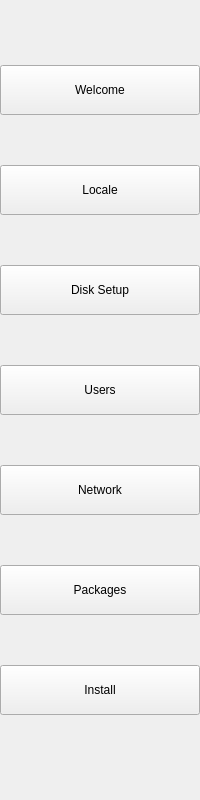
<?xml version="1.0" encoding="utf-8"?>
<ui version="4.0">
    <class>Nav</class>
    <widget class="QWidget" name="Nav">
        <property name="geometry">
            <rect>
                <x>100</x>
                <y>100</y>
                <width>200</width>
                <height>800</height>
            </rect>
        </property>
        <widget class="QFrame" name="navFrame">
            <widget class="QPushButton" name="welcome">
                <property name="text">
                    <string>Welcome</string>
                </property>
                <property name="geometry">
                    <rect>
                        <x>0</x>    
                        <y>65</y>   
                        <width>200</width>  
                        <height>50</height> 
                    </rect>
                </property>
            </widget>
            <widget class="QPushButton" name="locale">
                <property name="text">
                    <string>Locale</string>
                </property>
                <property name="geometry">
                    <rect>
                        <x>0</x>    
                        <y>165</y>   
                        <width>200</width>  
                        <height>50</height> 
                    </rect>
                </property>
            </widget>
            <widget class="QPushButton" name="diskSetup">
                <property name="text">
                    <string>Disk Setup</string>
                </property>
                <property name="geometry">
                    <rect>
                        <x>0</x>    
                        <y>265</y>   
                        <width>200</width>  
                        <height>50</height> 
                    </rect>
                </property>
            </widget>
            <widget class="QPushButton" name="users">
                <property name="text">
                    <string>Users</string>
                </property>
                <property name="geometry">
                    <rect>
                        <x>0</x>    
                        <y>365</y>   
                        <width>200</width>  
                        <height>50</height> 
                    </rect>
                </property>
            </widget>
            <widget class="QPushButton" name="network">
                <property name="text">
                    <string>Network</string>
                </property>
                <property name="geometry">
                    <rect>
                        <x>0</x>    
                        <y>465</y>   
                        <width>200</width>  
                        <height>50</height> 
                    </rect>
                </property>
            </widget>
            <widget class="QPushButton" name="packages">
                <property name="text">
                    <string>Packages</string>
                </property>
                <property name="geometry">
                    <rect>
                        <x>0</x>    
                        <y>565</y>   
                        <width>200</width>  
                        <height>50</height> 
                    </rect>
                </property>
            </widget>
            <widget class="QPushButton" name="install">
                <property name="text">
                    <string>Install</string>
                </property>
                <property name="geometry">
                    <rect>
                        <x>0</x>    
                        <y>665</y>   
                        <width>200</width>  
                        <height>50</height> 
                    </rect>
                </property>  
            </widget>
        </widget>              
    </widget>
</ui>
